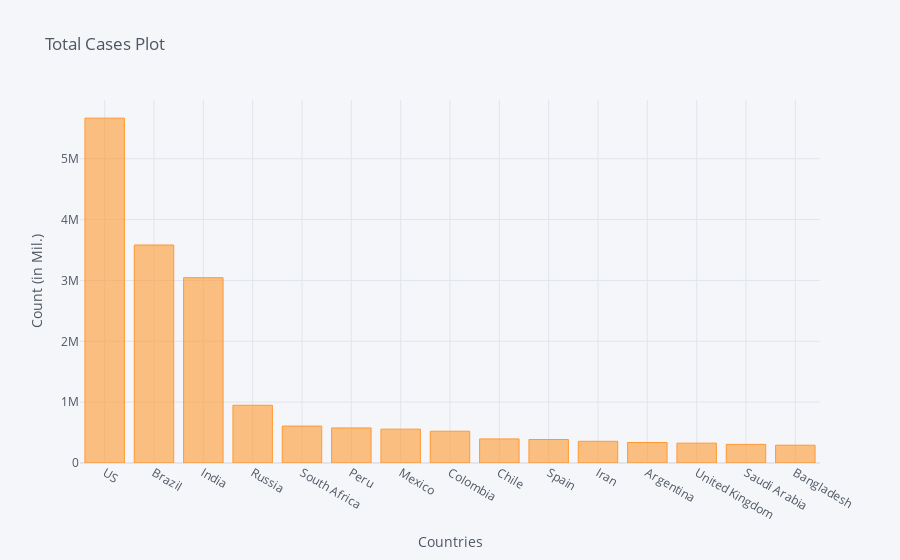

Notebook code for this chart:
### Code cell
corona_dframe_agg_plot.iplot(kind='bar', x='Country/Region', y='8/22/20',
                             title='Total Cases Plot',xTitle='Countries',yTitle='Count (in Mil.)')

### Figure 1 — Plotly figure (JSON) as saved in the notebook; plotly's stock layout.template omitted (floating-point values rounded to 4 significant figures)
{"data": [{"marker": {"color": "rgba(255, 153, 51, 0.6)", "line": {"color": "rgba(255, 153, 51, 1.0)", "width": 1}}, "name": "8/22/20", "orientation": "v", "text": "", "type": "bar", "x": ["US", "Brazil", "India", "Russia", "South Africa", "Peru", "Mexico", "Colombia", "Chile", "Spain", "Iran", "Argentina", "United Kingdom", "Saudi Arabia", "Bangladesh"], "y": [5667112, 3582362, 3044940, 949531, 607045, 576067, 556216, 522138, 395708, 386054, 356792, 336802, 326595, 306370, 292625]}], "layout": {"legend": {"bgcolor": "#F5F6F9", "font": {"color": "#4D5663"}}, "paper_bgcolor": "#F5F6F9", "plot_bgcolor": "#F5F6F9", "title": {"font": {"color": "#4D5663"}, "text": "Total Cases Plot"}, "xaxis": {"gridcolor": "#E1E5ED", "showgrid": true, "tickfont": {"color": "#4D5663"}, "title": {"font": {"color": "#4D5663"}, "text": "Countries"}, "zerolinecolor": "#E1E5ED"}, "yaxis": {"gridcolor": "#E1E5ED", "showgrid": true, "tickfont": {"color": "#4D5663"}, "title": {"font": {"color": "#4D5663"}, "text": "Count (in Mil.)"}, "zerolinecolor": "#E1E5ED"}}}
